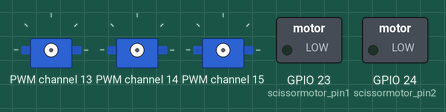
The program below on a simulated Raspberry Pi (BCM pin numbers). Parts: 3 × servo, switched loads named in the program (green lamp = pin HIGH). At 9.9 s the program stops and its outputs stay as they are.

Above: at 0.1 s.
At 5.6 s:
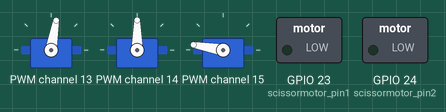
At 6.1 s:
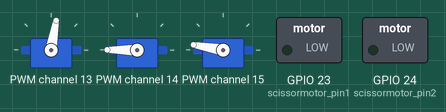
At 7.4 s:
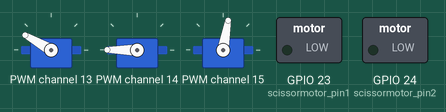
At 7.9 s:
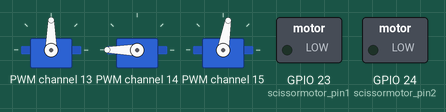
At 9.0 s:
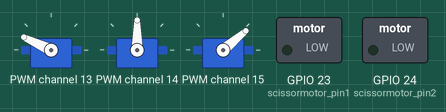
Timing chart, 0 to 10.5 s (numbered marks = the images above):
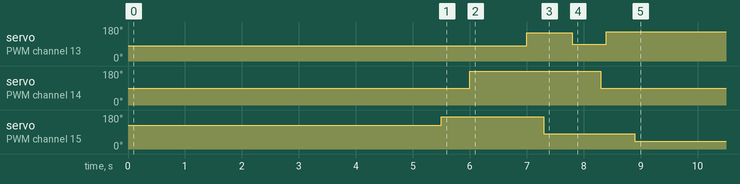

The program:

after_cut.py
```python
import time
from adafruit_servokit import ServoKit
import RPi.GPIO as GPIO

def clockwise(pin1,pin2):
    GPIO.output(pin1,GPIO.HIGH)
    GPIO.output(pin2,GPIO.LOW)

def anticlockwise(pin1,pin2):
    GPIO.output(pin1,GPIO.LOW)
    GPIO.output(pin2,GPIO.HIGH)

def stop(pin1,pin2):
    GPIO.output(pin1,GPIO.LOW)
    GPIO.output(pin2,GPIO.LOW)

kit = ServoKit(channels=16,frequency=50)

gripper_pin = 13
rack_pin = 14
platform_pin = 15

pressure_pin = 0
#pusher_pin =

scissormotor_pin1 = 23
scissormotor_pin2 = 24


GPIO.setmode(GPIO.BCM)
GPIO.setup(scissormotor_pin1,GPIO.OUT)
GPIO.setup(scissormotor_pin2,GPIO.OUT)

stop(scissormotor_pin1,scissormotor_pin2)

#delete later
time.sleep(0.5)

kit.servo[gripper_pin].angle = 80
kit.servo[rack_pin].angle = 90
kit.servo[platform_pin].angle = 125

time.sleep(5)

#move cards back far enough to drop
kit.servo[platform_pin].angle = 170
time.sleep(0.5)
kit.servo[rack_pin].angle = 180
time.sleep(1)
kit.servo[gripper_pin].angle = 150
time.sleep(0.3)
kit.servo[platform_pin].angle = 80
time.sleep(0.5)

kit.servo[gripper_pin].angle = 90
time.sleep(0.5)

#drop cards
kit.servo[rack_pin].angle = 90
time.sleep(0.1)
kit.servo[gripper_pin].angle = 155
time.sleep(0.5)
kit.servo[platform_pin].angle = 40
time.sleep(1)

GPIO.cleanup()
```

Measured:
- by itself, servo on PWM channel 13: 80° → 150° at 7.0 s, → 90° 0.80 s later, → 155° 0.60 s later
- by itself, servo on PWM channel 14: 90° → 180° at 6.0 s, → 90° 2.3 s later
- by itself, servo on PWM channel 15: 125° → 170° at 5.5 s, → 80° 1.8 s later, → 40° 1.6 s later
